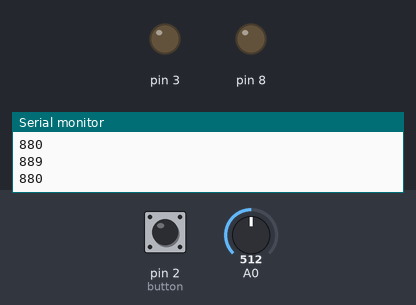
Bench run of a sketch on a simulated Arduino Uno, built with avr-gcc and run on an emulated ATmega328P. Shown: output pins drawn as LEDs (lit = HIGH), the last lines printed to the serial monitor. The inputs (shaded band) are chosen by the test bench; at power-on: pin 2 (button) HIGH, A0 = 512.

Above: at 1.2 s.
1.3 s: pin 2 (button) pulled LOW for 0.15 s
At 2.1 s:
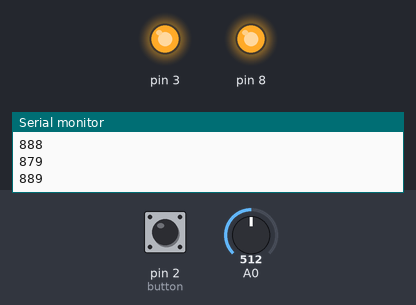
2.9 s: A0 set to 18
4.4 s: A0 set to 13
At 5.6 s:
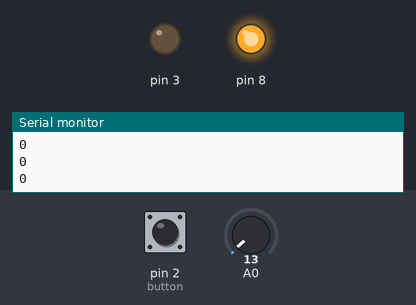
6.0 s: A0 set to 110
At 7.2 s:
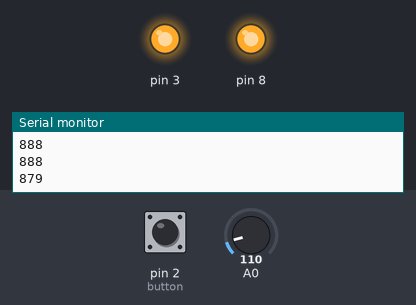
7.5 s: A0 set to 5
At 7.9 s:
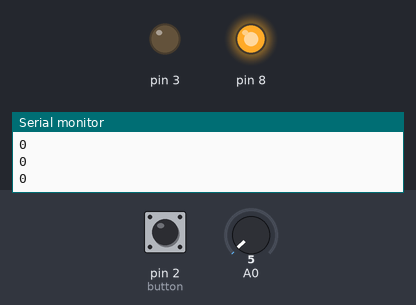
Timing chart, 0 to 10.1 s (numbered marks = the images above; inputs shaded):
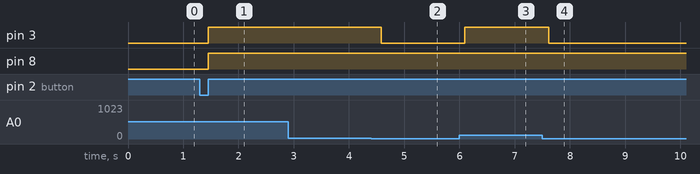

Measured:
- the behaviour switches between 16 and 15 on A0 (found by bisection; images 1 and 2)
- after the input at 1.3 s, pin 3, pin 8: LOW → HIGH after 0.15 s
- after the input at 4.4 s, pin 3: HIGH → LOW after 0.18 s
- after the input at 6.0 s, pin 3: LOW → HIGH after 0.10 s
- after the input at 7.5 s, pin 3: HIGH → LOW after 0.11 s

The sketch:

kineticStruct.ino
```cpp
#define button 2
void checkButton(bool &lightOn);
bool sample();
void setup() {
  // put your setup code here, to run once:
  pinMode(button, INPUT);
  digitalWrite(button, HIGH);
  pinMode(8, OUTPUT);
  pinMode(3, OUTPUT);
  Serial.begin(9600);
  attachInterrupt(digitalPinToInterrupt(button), bop, CHANGE);
}
volatile bool flag = 0;
void loop() {
  // put your main code here, to run repeatedly:
  bool lightOn = 0;
  unsigned int timeSince = 0;
  bool moving = 0;
  bool music = 0;
  int spikes = 0;
  unsigned int elapsed = 1001;
  unsigned long int lastTime = 0;
  while (true) {
    if (flag) {
      noInterrupts();
      checkButton(lightOn);
      lastTime = millis();
      spikes = 0;
      flag = 0;
      interrupts();
    }
    if(millis()-lastTime > 100) {
      Serial.println(spikes);
      if(spikes > 10) {
        music = 1;
      }
      else {
        music = 0;
      }
      spikes = 0;
      lastTime = millis();
    }
    else {
      if(analogRead(A0) > 15) {
        spikes++;
      }
    }
    if(lightOn && music) {
      digitalWrite(3, HIGH);
    }
    else {
      digitalWrite(3, LOW);
    }
  }
}
void bop() {
     flag = 1;
 }
void checkButton(bool &lightOn) {
      if(digitalRead(button) == 0) {
        delay(15);
        if(digitalRead(button) == 0){
          while(digitalRead(button) == 0){}
          if(lightOn) {
            digitalWrite(8, LOW);
            lightOn = 0;
            }
          else {
            digitalWrite(8, HIGH);
            lightOn = 1;
            }
          }
      flag = 0;
      }
      return;
}
```
